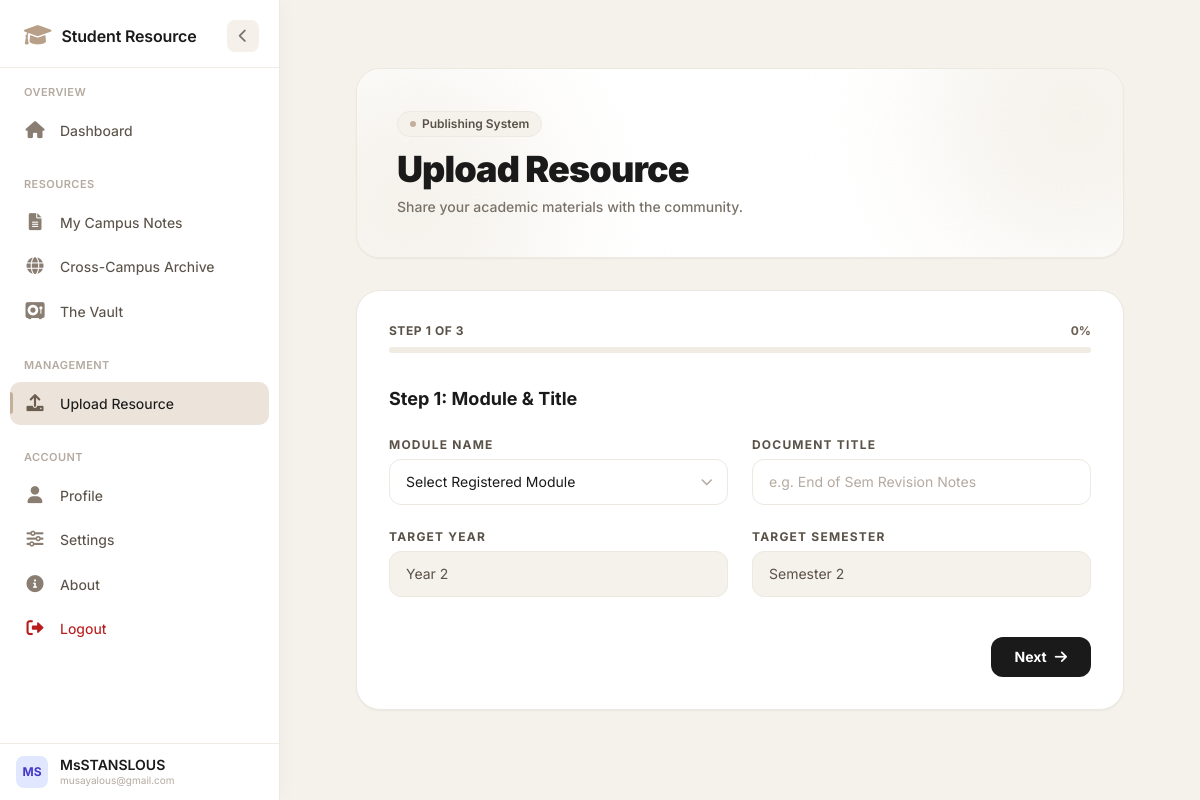
The page /upload-resource (signed in) on the database its author committed.
### app/models.py (models this page shows)
class User(db.Model, UserMixin):
    id = db.Column(db.Integer, primary_key=True)
    full_name = db.Column(db.String(100), nullable=False)
    email = db.Column(db.String(120), unique=True, nullable=False)
    password_hash = db.Column(db.String(128), nullable=False)
    campus = db.Column(db.String(50), nullable=False)
    student_id = db.Column(db.String(20), nullable=True)
    phone_number = db.Column(db.String(15), nullable=True)
    year = db.Column(db.Integer, default=1)
    semester = db.Column(db.Integer, default=1)
    program_id = db.Column(db.Integer, db.ForeignKey('program.id'), nullable=False)
    is_approved = db.Column(db.Boolean, default=False)
    is_class_rep = db.Column(db.Boolean, default=False)
    is_admin = db.Column(db.Boolean, default=False)
    created_at = db.Column(db.DateTime, default=datetime.utcnow)
    theme_preference = db.Column(db.String(20), default='light')  # 'light' or 'dark'
    language_preference = db.Column(db.String(10), default='en')  # 'en' for now
    is_active = db.Column(db.Boolean, default=True)  # soft delete flag

### app/core/routes.py (the view, shortened to what this page needs)
@core.route('/upload-resource', methods=['GET', 'POST'])
@login_required
def upload_resource():
    if not current_user.is_class_rep:
        flash('Access denied.')
        return redirect(url_for('core.dashboard'))
    modules = current_user.program.modules.all()
    programs = Program.query.all()
    return render_template('core/class_rep/upload_resource.html', modules=modules, programs=programs)

### app/templates/core/class_rep/upload_resource.html (shortened to what this page needs)
{% extends 'base.html' %}
{% block content %}
<div class="space-y-8 max-w-5xl mx-auto px-4 sm:px-6 lg:px-8 relative">
    <div class="relative overflow-hidden rounded-3xl bg-white p-8 sm:p-10 shadow-sm border border-[#ede8e0] text-[#1a1a1a]">
        <div class="absolute -top-24 -right-24 w-72 h-72 bg-[#f5f2ec] rounded-full blur-3xl pointer-events-none"></div>
        <div class="absolute -bottom-24 -left-24 w-72 h-72 bg-[#f5f2ec] rounded-full blur-3xl pointer-events-none"></div>
        <div class="relative z-10">
            <span class="inline-flex items-center gap-1.5 px-3 py-1 rounded-full text-xs font-semibold bg-[#f5f2ec] border border-[#ede8e0] text-[#5a5248] mb-3 backdrop-blur-md">
                <span class="w-1.5 h-1.5 rounded-full bg-[#c4b09a] animate-pulse"></span>
                Publishing System
            </span>
            <h1 class="text-3xl font-black text-[#1a1a1a] tracking-tight sm:text-4xl">Upload Resource</h1>
            <p class="text-[#7a7268] text-sm mt-2 font-medium max-w-xl">Share your academic materials with the community.</p>
        </div>
    </div>
    <div class="bg-white border border-[#ede8e0] rounded-3xl p-6 sm:p-8 shadow-sm">
        <div class="mb-8">
            <div class="flex items-center justify-between mb-2">
                <span class="text-xs font-bold text-[#5a5248] uppercase tracking-wider">Step <span id="current-step-display">1</span> of 3</span>
                <span id="progress-percent" class="text-xs font-bold text-[#6b5e50]">0%</span>
            </div>
            <div class="w-full h-1.5 bg-[#f0ebe3] rounded-full overflow-hidden">
            </div>
        </div>
        <form id="resource-upload-form" action="{{ url_for('core.upload_resource') }}" method="POST" enctype="multipart/form-data">
            <div id="step-1" class="step-content space-y-6">
                <h3 class="text-lg font-bold text-[#1a1a1a]">Step 1: Module &amp; Title</h3>
                <div class="grid grid-cols-1 sm:grid-cols-2 gap-6">
                    <div>
                        <label for="module_id" class="block text-xs font-bold text-[#5a5248] uppercase tracking-widest mb-1.5">Module Name</label>
                        <div class="relative">
                            <select id="module_id" name="module_id" required
                                    class="block w-full px-4 py-3 bg-white border border-[#ede8e0] rounded-xl text-sm text-[#1a1a1a] focus:outline-none focus:ring-2 focus:ring-[#c4b09a]/20 focus:border-[#c4b09a] transition-all appearance-none cursor-pointer">
                                <option value="" disabled selected class="text-[#b5aaa0]">Select Registered Module</option>
                            </select>
                            <div class="pointer-events-none absolute inset-y-0 right-4 flex items-center text-[#b5aaa0]">
                            </div>
                        </div>
                    </div>
                    <div>
                        <label for="title" class="block text-xs font-bold text-[#5a5248] uppercase tracking-widest mb-1.5">Document Title</label>
                        <input type="text" id="title" name="title" required
                               placeholder="e.g. End of Sem Revision Notes"
                               class="block w-full px-4 py-3 bg-white border border-[#ede8e0] rounded-xl text-sm text-[#1a1a1a] focus:outline-none focus:ring-2 focus:ring-[#c4b09a]/20 focus:border-[#c4b09a] transition-all placeholder:text-[#b5aaa0]">
                    </div>
                    <div>
                        <label class="block text-xs font-bold text-[#5a5248] uppercase tracking-widest mb-1.5">Target Year</label>
                        <div class="relative">
                            <input type="text" value="Year {{ current_user.year }}" disabled
                                   class="block w-full px-4 py-3 bg-[#f5f2ec] border border-[#ede8e0] rounded-xl text-sm text-[#5a5248] cursor-not-allowed">
                        </div>
                    </div>
                    <div>
                        <label class="block text-xs font-bold text-[#5a5248] uppercase tracking-widest mb-1.5">Target Semester</label>
                        <div class="relative">
                            <input type="text" value="Semester {{ current_user.semester }}" disabled
                                   class="block w-full px-4 py-3 bg-[#f5f2ec] border border-[#ede8e0] rounded-xl text-sm text-[#5a5248] cursor-not-allowed">
                        </div>
                    </div>
                </div>
                <div class="flex justify-end pt-4">
                    <button type="button" onclick="nextStep(2)" class="inline-flex items-center px-6 py-2.5 bg-[#1a1a1a] hover:bg-black text-white text-sm font-bold rounded-xl transition-colors">
                        Next <i class="fas fa-arrow-right ml-2"></i>
                    </button>
                </div>
            </div>
        </form>
    </div>
</div>
{% endblock %}

### app/templates/base.html (shortened to what this page needs)
<!DOCTYPE html>
<html lang="en">
<head>
    <link rel="stylesheet" href="https://cdnjs.cloudflare.com/ajax/libs/font-awesome/6.0.0-beta3/css/all.min.css" />
    <script src="https://cdn.tailwindcss.com"></script>
</head>
<body class="{% if current_user.is_authenticated and current_user.theme_preference == 'dark' %}dark-theme{% endif %}">
    <aside class="sidebar" id="sidebar" data-turbo-permanent role="navigation" aria-label="Main navigation">
        <div class="sidebar-header">
            <div class="brand">
                <span class="brand-icon"><i class="fas fa-graduation-cap"></i></span>
                <span class="brand-text">Student Resource</span>
            </div>
            <button class="toggle-btn" id="toggleBtn" aria-label="Toggle navigation" title="Collapse / Expand">
                <i class="fas fa-chevron-left"></i>
            </button>
        </div>
        <div class="nav-scroll" id="navScroll">
            <div class="nav-group">
                <div class="nav-group-label">Overview</div>
                {% if current_user.is_admin %}
                    <a href="{{ url_for('core.admin_dashboard') }}"
                       class="nav-item {% if request.endpoint == 'core.admin_dashboard' %}active{% endif %}"
                       data-tooltip="Admin Dashboard" data-page="admin_dashboard">
                        <span class="nav-icon"><i class="fas fa-gauge-high"></i></span>
                        <span class="nav-text">Admin Dashboard</span>
                    </a>
                    <a href="{{ url_for('core.admin_analytics') }}"
                       class="nav-item {% if request.endpoint == 'core.admin_analytics' %}active{% endif %}"
                       data-tooltip="Analytics" data-page="admin_analytics">
                        <span class="nav-icon"><i class="fas fa-chart-pie"></i></span>
                        <span class="nav-text">Analytics</span>
                    </a>
                {% else %}
                    <a href="{{ url_for('core.dashboard') }}"
                       class="nav-item {% if request.endpoint == 'core.dashboard' %}active{% endif %}"
                       data-tooltip="Dashboard" data-page="dashboard">
                        <span class="nav-icon"><i class="fas fa-home"></i></span>
                        <span class="nav-text">Dashboard</span>
                    </a>
                {% endif %}
            </div>
            {% if not current_user.is_admin %}
            <div class="nav-group">
                <div class="nav-group-label">Resources</div>
                <a href="{{ url_for('core.campus_notes') }}"
                   class="nav-item {% if request.endpoint == 'core.campus_notes' %}active{% endif %}"
                   data-tooltip="My Notes" data-page="campus_notes">
                    <span class="nav-icon"><i class="fas fa-file-alt"></i></span>
                    <span class="nav-text">My Campus Notes</span>
                </a>
                <a href="{{ url_for('core.cross_campus') }}"
                   class="nav-item {% if request.endpoint == 'core.cross_campus' %}active{% endif %}"
                   data-tooltip="Cross-Campus" data-page="cross_campus">
                    <span class="nav-icon"><i class="fas fa-globe"></i></span>
                    <span class="nav-text">Cross-Campus Archive</span>
                </a>
                <a href="{{ url_for('core.vault') }}"
                   class="nav-item {% if request.endpoint == 'core.vault' %}active{% endif %}"
                   data-tooltip="Vault" data-page="vault">
                    <span class="nav-icon"><i class="fas fa-vault"></i></span>
                    <span class="nav-text">The Vault</span>
                </a>
            </div>
            {% endif %}
            {% if current_user.is_class_rep and not current_user.is_admin %}
            <div class="nav-group">
                <div class="nav-group-label">Management</div>
                <a href="{{ url_for('core.upload_resource') }}"
                   class="nav-item {% if request.endpoint == 'core.upload_resource' %}active{% endif %}"
                   data-tooltip="Upload" data-page="upload_resource">
                    <span class="nav-icon"><i class="fas fa-upload"></i></span>
                    <span class="nav-text">Upload Resource</span>
                </a>
            </div>
            {% endif %}
            <div class="nav-group">
                <div class="nav-group-label">Account</div>
                <a href="{{ url_for('core.profile') }}"
                   class="nav-item {% if request.endpoint == 'core.profile' %}active{% endif %}"
                   data-tooltip="Profile" data-page="profile">
                    <span class="nav-icon"><i class="fas fa-user"></i></span>
                    <span class="nav-text">Profile</span>
                </a>
                <a href="{{ url_for('core.settings') }}" class="nav-item {% if request.endpoint == 'core.settings' %}active{% endif %}" data-tooltip="Settings" data-page="settings">
                    <span class="nav-icon"><i class="fas fa-sliders-h"></i></span>
                    <span class="nav-text">Settings</span>
                </a>
                <a href="{{ url_for('core.about') }}"
                   class="nav-item {% if request.endpoint == 'core.about' %}active{% endif %}"
                   data-tooltip="About" data-page="about">
                    <span class="nav-icon"><i class="fas fa-info-circle"></i></span>
                    <span class="nav-text">About</span>
                </a>
                <a href="{{ url_for('auth.logout') }}" data-turbo="false"
                   class="nav-item" data-tooltip="Logout" style="color:#b91c1c;">
                    <span class="nav-icon"><i class="fas fa-sign-out-alt" style="color:#b91c1c;"></i></span>
                    <span class="nav-text">Logout</span>
                </a>
            </div>
        </div>
        <div class="sidebar-footer" style="border-top:1px solid #f0ebe3; padding:12px 16px; flex-shrink:0;">
            <div class="flex items-center space-x-3">
                <div class="h-8 w-8 rounded-lg bg-indigo-100 text-indigo-700 font-bold text-xs flex items-center justify-center flex-shrink-0">
                    {% if current_user.is_authenticated %}{{ current_user.full_name[:2].upper() }}{% else %}GS{% endif %}
                </div>
                <div class="flex flex-col min-w-0">
                    <span class="text-sm font-semibold text-[#1a1a1a] truncate leading-tight">
                        {% if current_user.is_authenticated %}{{ current_user.full_name }}{% else %}Guest{% endif %}
                    </span>
                    <span class="text-[10px] text-[#b5aaa0] truncate">{{ current_user.email if current_user.is_authenticated else 'Not logged in' }}</span>
                </div>
            </div>
        </div>
    </aside>
    <main class="main-content" id="mainContent">
        <div class="max-w-7xl mx-auto pb-12">
            {% block content %}{% endblock %}
        </div>
    </main>
</body>
</html>

### rows shown on the page
User: full_name "MS", full_name "MsSTANSLOUS", is_active+email "musayalous@gmail.com", year "Year 2", semester "Semester 2"
